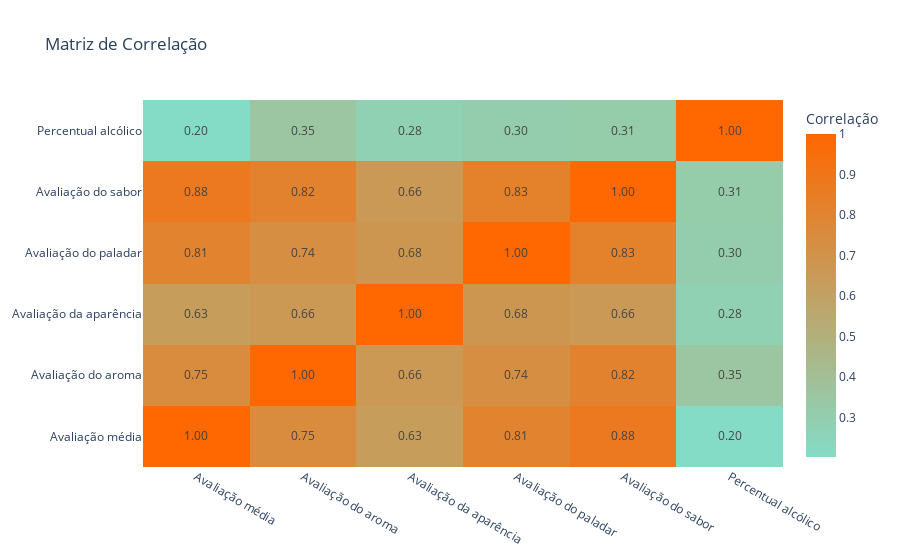

The cell this chart's notebook holds for it:
### Code cell
# Calcula a matriz de correlação.
correlation_matrix = beers_average_reviews.corr()

# Cria o heatmap.
fig = go.Figure(data=go.Heatmap(
    # Seta os valores de correlação.
    z=correlation_matrix.values,           
    # Seta o rótulo do eixo x.
    x=correlation_matrix.columns,          
    # Seta o rótulo do eixo y.
    y=correlation_matrix.index,    
    # Escolhe a paleta de cores que seŕa usada no heatmap.        
    colorscale=[[0,"#84DCC6"],[1,"#FF6700"]],      
    # Cria uma colorbar para servir de legenda.    
    colorbar=dict(title='Correlação'),
    # Adiciona os valores de correlação nas células do heatmap.
    text=correlation_matrix.values,
    # Formata os valores de correlação para adicioná-los as células do heatmap.
    texttemplate='%{text:.2f}'
))

# Seta um título para o plot.
fig.update_layout(
    title='Matriz de Correlação',
)

# Exibe o plot.
fig.show()

### Figure 1 — Plotly figure (JSON) as saved in the notebook; plotly's stock layout.template omitted (floating-point values rounded to 4 significant figures)
{"data": [{"colorbar": {"title": {"text": "Correlação"}}, "colorscale": [[0, "#84DCC6"], [1, "#FF6700"]], "text": [[1, 0.7511, 0.6346, 0.8111, 0.8751, 0.2021], [0.7511, 1, 0.6609, 0.7355, 0.8153, 0.35], [0.6346, 0.6609, 1, 0.6773, 0.6582, 0.2787], [0.8111, 0.7355, 0.6773, 1, 0.825, 0.3047], [0.8751, 0.8153, 0.6582, 0.825, 1, 0.3132], [0.2021, 0.35, 0.2787, 0.3047, 0.3132, 1]], "texttemplate": "%{text:.2f}", "type": "heatmap", "x": ["Avaliação média", "Avaliação do aroma", "Avaliação da aparência", "Avaliação do paladar", "Avaliação do sabor", "Percentual alcólico"], "y": ["Avaliação média", "Avaliação do aroma", "Avaliação da aparência", "Avaliação do paladar", "Avaliação do sabor", "Percentual alcólico"], "z": [[1, 0.7511, 0.6346, 0.8111, 0.8751, 0.2021], [0.7511, 1, 0.6609, 0.7355, 0.8153, 0.35], [0.6346, 0.6609, 1, 0.6773, 0.6582, 0.2787], [0.8111, 0.7355, 0.6773, 1, 0.825, 0.3047], [0.8751, 0.8153, 0.6582, 0.825, 1, 0.3132], [0.2021, 0.35, 0.2787, 0.3047, 0.3132, 1]]}], "layout": {"title": {"text": "Matriz de Correlação"}}}
